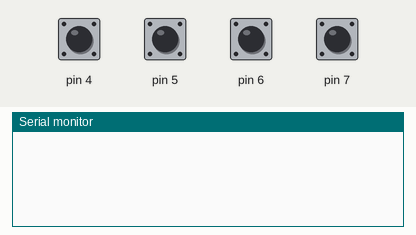
This sketch was run on a simulated Arduino Uno, built with avr-gcc and run on an emulated ATmega328P. Parts: the last lines printed to the serial monitor. The inputs (shaded band) are chosen by the test bench; at power-on: pin 4–7 HIGH.

Above: at 1.2 s.
1.3 s: pin 4 pulled LOW for 0.15 s
At 1.9 s:
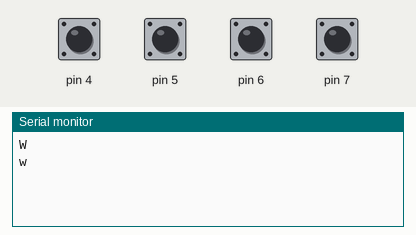
2.9 s: pin 5 pulled LOW for 0.15 s
At 4.2 s:
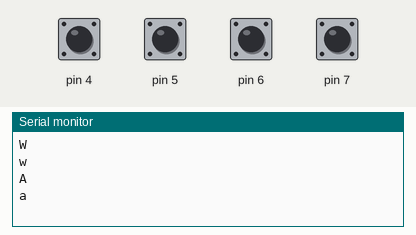
4.5 s: pin 6 pulled LOW for 0.15 s
At 5.5 s:
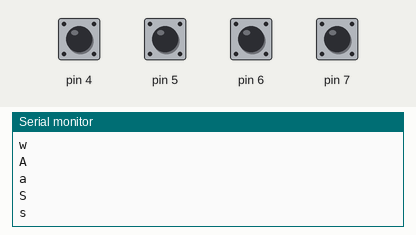
6.1 s: pin 7 pulled LOW for 0.15 s
At 6.8 s:
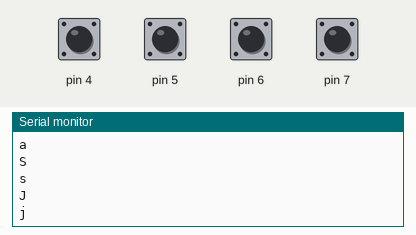

The sketch:

navigation_pad.ino
```cpp
int upStatus=1;
int upStatusPrev=1;
int leftStatus=1;
int leftStatusPrev=1;
int downStatus=1;
int downStatusPrev=1;
int rightStatus=1;
int rightStatusPrev=1;

void setup()
{
  Serial.begin(9600);
  pinMode(4,INPUT_PULLUP);
  pinMode(5,INPUT_PULLUP);
  pinMode(6,INPUT_PULLUP);
  pinMode(7,INPUT_PULLUP);
  //Keyboard.begin();
}

void loop()
{

 upStatus=digitalRead(4);
 leftStatus=digitalRead(5);
 downStatus=digitalRead(6);
 rightStatus=digitalRead(7);

 //UP ARROW PRESSED
 if (upStatus!=upStatusPrev && upStatus==LOW)
 {
    //Keyboard.press('w');
    Serial.println('W');
    upStatusPrev=upStatus;
 }
 //UP ARROW RELEASED
 if (upStatus!=upStatusPrev && upStatus==HIGH)
 {
    //Keyboard.release('w');
    Serial.println('w');
    upStatusPrev=upStatus;
 }

  //LEFT ARROW PRESSED
 if (leftStatus!=leftStatusPrev && leftStatus==LOW)
 {
    //Keyboard.press('a');
    Serial.println('A');
    leftStatusPrev=leftStatus;
 }
 //LEFT ARROW RELEASED
 if (leftStatus!=leftStatusPrev && leftStatus==HIGH)
 {
    //Keyboard.release('a');
    Serial.println('a');
    leftStatusPrev=leftStatus;
 }

  //DOWN ARROW PRESSED
 if (downStatus!=downStatusPrev && downStatus==LOW)
 {
    //Keyboard.press('s');
    Serial.println('S');
    downStatusPrev=downStatus;
 }
 //DOWN ARROW RELEASED
 if (downStatus!=downStatusPrev && downStatus==HIGH)
 {
    //Keyboard.release('s');
    Serial.println('s');
    downStatusPrev=downStatus;
 }

 //RIGHT ARROW PRESSED
 if (rightStatus!=rightStatusPrev && rightStatus==LOW)
 {
    //Keyboard.press('j');
    Serial.println('J');
    rightStatusPrev=rightStatus;
 }
 //RIGHT ARROW RELEASED
 if (rightStatus!=rightStatusPrev && rightStatus==HIGH)
 {
    //Keyboard.release('j');
    Serial.println('j');
    rightStatusPrev=rightStatus;
 }
}
```

Measured:
- after the input at 1.3 s, the serial monitor: prints a new line at once (image 1)
- after the input at 2.9 s, the serial monitor: prints a new line at once (image 2)
- after the input at 4.5 s, the serial monitor: prints a new line at once (image 3)
- after the input at 6.1 s, the serial monitor: prints a new line at once (image 4)
